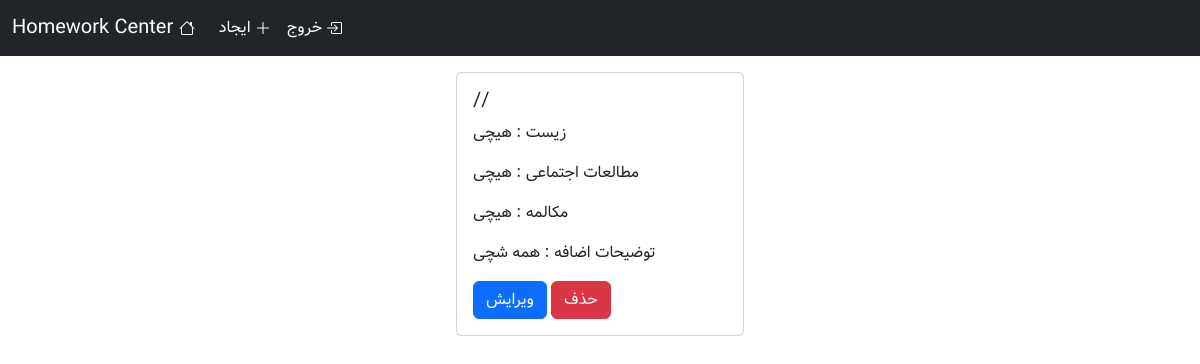
The app's page / (signed in) with its own data.
### homework/models.py (models this page shows, shortened)
class WriteHomework(models.Model):
    date = models.DateField(blank=False)
    grade = models.CharField(max_length=50 , blank=False)
    math = models.CharField(max_length=100 , blank=True)
    literature = models.CharField(max_length=100 , blank=True)
    biology = models.CharField(max_length=100 , blank=True)
    physics = models.CharField(max_length=100 , blank=True)
    religious = models.CharField(max_length=100 , blank=True)
    Defense_readiness = models.CharField(max_length=100 , blank=True)
    Social_studies = models.CharField(max_length=100 , blank=True)
    english = models.CharField(max_length=100 , blank=True)
    conversation = models.CharField(max_length=100 , blank=True)
    arabic = models.CharField(max_length=100 , blank=True)
    quran = models.CharField(max_length=100 , blank=True)
    writeing = models.CharField(max_length=100 , blank=True)
    art = models.CharField(max_length=100 , blank=True)
    more_description = models.TextField(max_length=250,blank=True)

### main/views.py (the view, shortened to what this page needs)
# urls.py: path('',views.MainPage.as_view(),name='main_page'),
class MainPage(LoginRequiredMixin,View):
    def get(self,request):
        for group in request.user.groups.all():
            group = str(group)
            if 'ninth grade class 1' in group:
                allmodels = models.WriteHomework.objects.all().filter(grade='نهم 1')
            if 'ninth grade class 2' in group:
                allmodels = models.WriteHomework.objects.all().filter(grade='نهم 2')
            if 'ninth grade class 3' in group:
                allmodels = models.WriteHomework.objects.all().filter(grade='نهم 3')
            if 'eighth grade class 1' in group:
                allmodels = models.WriteHomework.objects.all().filter(grade='هشتم 1')
            if 'eighth grade class 2' in group:
                allmodels = models.WriteHomework.objects.all().filter(grade='هشتم 2')
            if 'eighth grade class 3' in group:
                allmodels = models.WriteHomework.objects.all().filter(grade='هشتم 3')
            if 'eighth grade class 4' in group:
                allmodels = models.WriteHomework.objects.all().filter(grade='هشتم 4')
            if 'seventh grade class 1' in group:
                allmodels = models.WriteHomework.objects.all().filter(grade='هفتم 1')
            if 'seventh grade class 2' in group:
                allmodels = models.WriteHomework.objects.all().filter(grade='هفتم 2')
            if 'seventh grade class 3' in group:
                allmodels = models.WriteHomework.objects.all().filter(grade='هفتم 3')
            if 'seventh grade class 4' in group:
                allmodels = models.WriteHomework.objects.all().filter(grade='هفتم 4')
        for model in allmodels:
            miladi_date = date(year=model.date.year,month=model.date.month,day=model.date.day).togregorian()
            shamsi_date = date.fromgregorian(year = miladi_date.year , month = miladi_date.month , day = miladi_date.day)
            model.date = f"{shamsi_date.year}/{shamsi_date.month}/{shamsi_date.day} {shamsi_date.strftime('%A')}"
            full_date = model.date
            if "Saturday" in full_date:
                model.date = full_date.replace('Saturday','شنبه')
            if "Sunday" in full_date:
                model.date = full_date.replace('Sunday','یکشنبه')
            if "Monday" in full_date:
                model.date = full_date.replace('Monday','دوشنبه')
            if "Tuesday" in full_date:
                model.date = full_date.replace('Tuesday','سه شنبه')
            if "Wednesday" in full_date:
                model.date = full_date.replace('Wednesday','چهارشنبه')
        sorted_models = sorted(allmodels, key=lambda x: x.date, reverse=True)
        return render(request,'main/mainpage.html',{"models":sorted_models})

### main/templates/main/mainpage.html (shortened to what this page needs)
{% extends "base.html" %}
{% block body %}
    {% for model in models%}
        <div class="card mx-auto mt-3 rounded" style="width: 18rem;">
            <div class="card-body">
                <h5 class="card-title">{{model.date}}</h5>
                {% if model.biology != '' %}
                    <p class="card-text">زیست : {{model.biology}}</p>
                {% endif %}
                {% if model.Social_studies != '' %}
                    <p class="card-text">مطالعات اجتماعی : {{model.Social_studies}}</p>
                {% endif %}
                {% if model.conversation != '' %}
                    <p class="card-text">مکالمه : {{model.conversation}}</p>
                {% endif %}
                {% if model.more_description != '' %}
                    <p class="card-text">توضیحات اضافه : {{model.more_description}}</p>
                {% endif %}
                {% if request.user.is_staff %}
                    <a href="{% url "edit_homeowork_page" model.id %}" class="btn btn-primary">ویرایش</a>
                    <a href="{% url "delete_homework_page" model.id %}" class="btn btn-danger">حذف</a>
                {% endif %}
            </div>
        </div>
    {% endfor %}
{% endblock body %}

### records on screen
WriteHomework: date "//", biology "هیچی", Social_studies "هیچی", conversation "هیچی", more_description "همه شچی"
